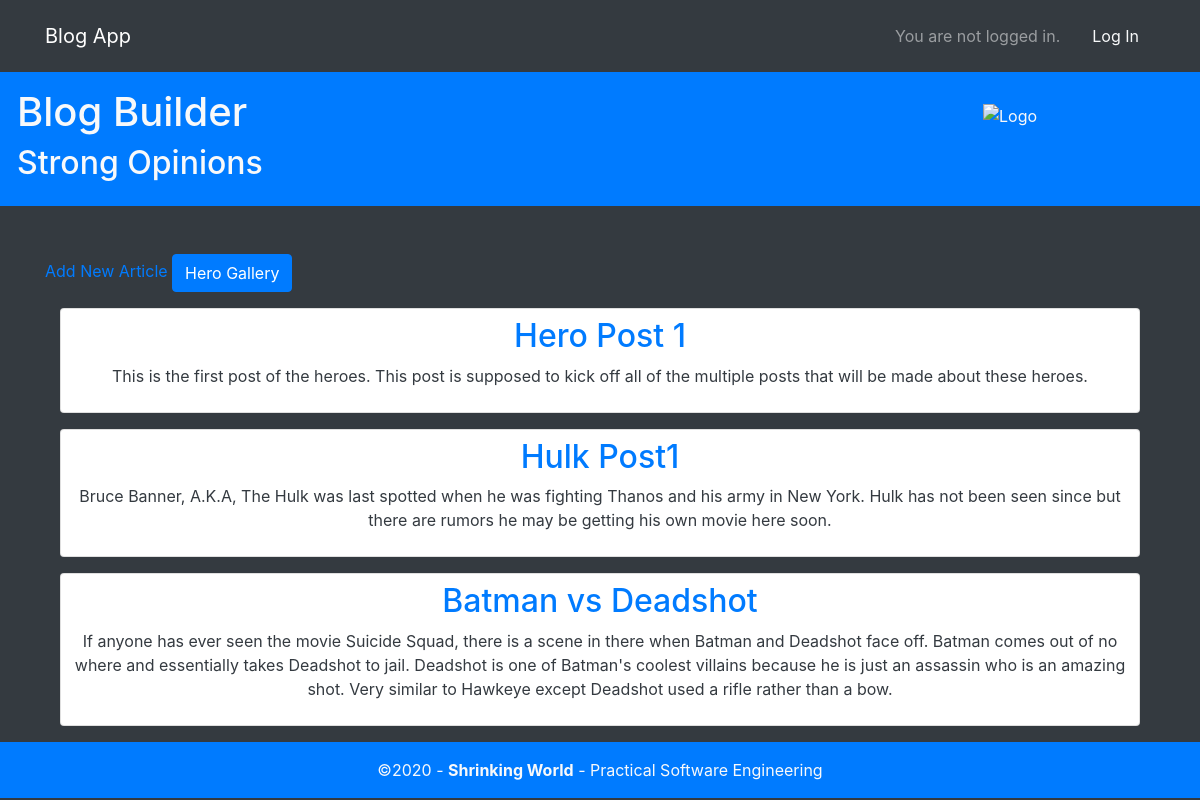
The app's page /post_list/, older data.
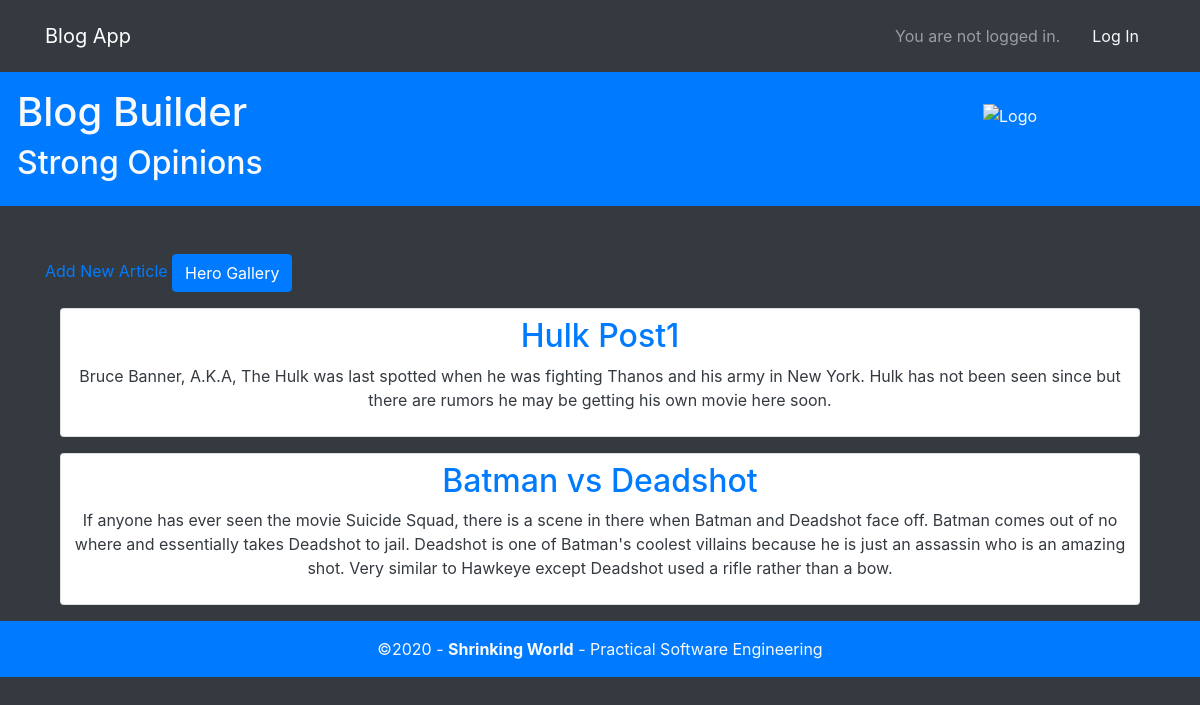
The same page, newer data.
### blog/models.py (models this page shows, shortened)
class Post(models.Model):
    title = models.CharField(max_length=200)
    author = models.ForeignKey(
        'auth.User',
        on_delete=models.CASCADE,
    )
    body = models.TextField()

### blog/views.py (the view)
# urls.py: path('',                        BlogListView.as_view(),     name='post_list'),
class BlogListView(ListView):
    model = Post
    template_name = 'post_list.html'

### templates/post_list.html (shortened to what this page needs)
{% extends 'blog_theme.html' %}
{% block main %}
     <a href="{% url 'post_add' %}">Add New Article</a>
     <a href="/hero_list" class="btn btn-primary">Hero Gallery</a>
      {% for post in object_list %}
         <div class="container text-center ">
           <div class="card text-dark col-lg-12 my-3 p-2">
                <div class="post-entry">
                      <h2><a href="{% url 'post_detail' post.pk %}">{{ post.title }}</a></h2>
                      <p>{{ post.body }}</p>
                </div>
            </div>
        </div>
      {% endfor %}
{% endblock main %}

Row changes from the older to the newer data that the page shows:
removed Post: title "Hero Post 1", body "This is the first post of the heroes. This post is supposed to kick off all of the multiple posts that will be made about these heroes."
